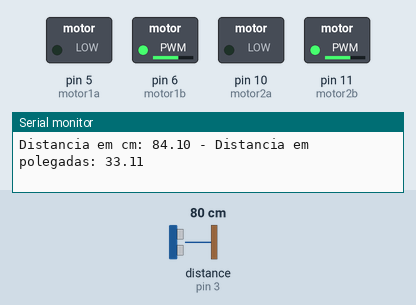
A sketch run on a simulated Arduino Uno, built with avr-gcc and run on an emulated ATmega328P. Shown: switched loads named in the sketch (green lamp = pin HIGH), the last lines printed to the serial monitor. Wiring (inferred from the names in the program): ultrasonic range finder: trigger pin 2; echo pin 3. Inputs (shaded band) come from the test bench; at power-on: distance to the obstacle (sensor on pin 3) 80 cm. The echo pulse lasts 58.3 µs per cm; pins used as bus, display or sensor lines are not drawn.

Above: at 1.8 s.
1.9 s: distance to the obstacle (sensor on pin 3) set to 32 cm
4.2 s: distance to the obstacle (sensor on pin 3) set to 25 cm
At 6.4 s:
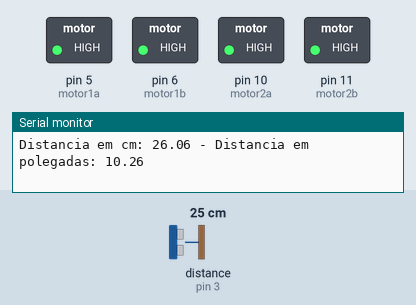
At 7.9 s:
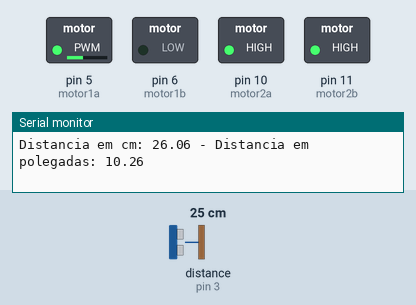
8.3 s: distance to the obstacle (sensor on pin 3) set to 35 cm
11.5 s: distance to the obstacle (sensor on pin 3) set to 2 cm
At 14.4 s:
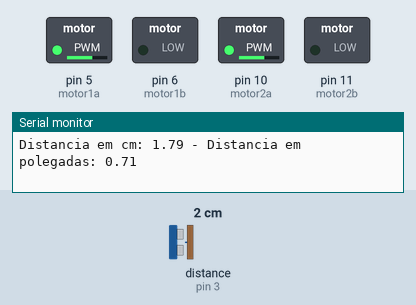
Timing chart, 0 to 16.6 s (numbered marks = the images above; inputs shaded):
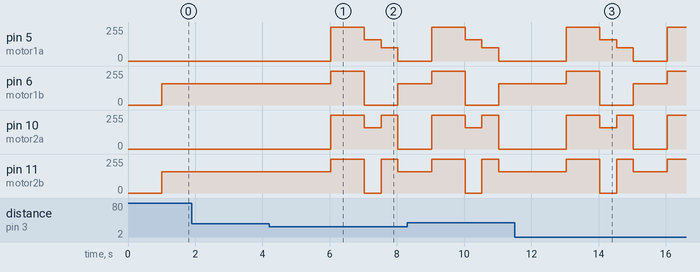

Measured:
- the behaviour switches between 29 and 28 cm on distance to the obstacle (sensor on pin 3) (found by bisection; images 0 and 1)
- after the input at 4.2 s, pin 5 (motor1a): 0/255 → 255/255 after 1.8 s, → 160/255 1.0 s later, → 100/255 0.50 s later, → 0/255 0.50 s later; pin 6 (motor1b): 160/255 → 255/255 after 1.8 s, → 0/255 1.0 s later, → 160/255 1.0 s later
- after the input at 11.5 s, pin 5 (motor1a): 0/255 → 255/255 after 1.5 s, → 160/255 1.0 s later, → 100/255 0.50 s later, → 0/255 0.50 s later, … (5 changes in this stretch); pin 6 (motor1b): 160/255 → 255/255 after 1.5 s, → 0/255 1.0 s later, → 160/255 1.0 s later, → 255/255 1.0 s later

The sketch:

sketch_dec18b.ino
```cpp
#include <Ultrasonic.h>


int motor1a = 5;
int motor1b = 6;
int motor2a = 10;
int motor2b = 11;


float armazenavalor;
int PinTrigger = 2; // Pino usado para disparar os pulsos do sensor
int PinEcho = 3;


#define pino_trigger 2
#define pino_echo 3
Ultrasonic ultrasonic(pino_trigger, pino_echo);//Inicializa o sensor nos pinos definidos acima


void setup()
{

  Serial.begin(9600);
  pinMode(motor1a, OUTPUT);
  pinMode(motor1b, OUTPUT);
  pinMode(motor2a, OUTPUT);
  pinMode(motor2b, OUTPUT);
  pinMode(2, OUTPUT);

}


void loop()
{
// ajuste pwm de velocidades vai de 0 a 255


  //Le as informacoes do sensor, em cm e pol
  float cmMsec, inMsec;
  long microsec = ultrasonic.timing();
  cmMsec = ultrasonic.convert(microsec, Ultrasonic::CM);
  inMsec = ultrasonic.convert(microsec, Ultrasonic::IN);
  //Exibe informacoes no serial monitor
  Serial.print("Distancia em cm: ");
  Serial.print(cmMsec);
  Serial.print(" - Distancia em polegadas: ");
  Serial.println(inMsec);
  delay(1000);

   if (cmMsec < 30)
    {
     // parar
      analogWrite(motor1a, 255);
      analogWrite(motor1b, 255);
      analogWrite(motor2a, 255);
      analogWrite(motor2b, 255);
      //aguardar
      delay(1000);
     // tras
      analogWrite(motor1a, 160);
      analogWrite(motor1b, LOW);
      analogWrite(motor2a, 160);
      analogWrite(motor2b, LOW);
      //aguardar
      delay (500);
      //girar
      analogWrite(motor1a, 100);
      digitalWrite(motor1b, LOW);
      digitalWrite(motor2a, HIGH);
      digitalWrite(motor2b, HIGH);
      delay(500);
      //parar
      digitalWrite(motor1a, HIGH);
      digitalWrite(motor1b, HIGH);
      digitalWrite(motor2a, HIGH);
      digitalWrite(motor2b, HIGH);


    }


    if (cmMsec < 90) //- FRENTE
    {

    analogWrite(motor1a, LOW);
    analogWrite(motor1b, 160);
    analogWrite(motor2a, LOW);
    analogWrite(motor2b, 160);

    }

    if (cmMsec > 90) //- aguarda
    {

       digitalWrite(5, HIGH);
      digitalWrite(6, HIGH);
      digitalWrite(10, HIGH);
      digitalWrite(11, HIGH);
    }

  }
```
